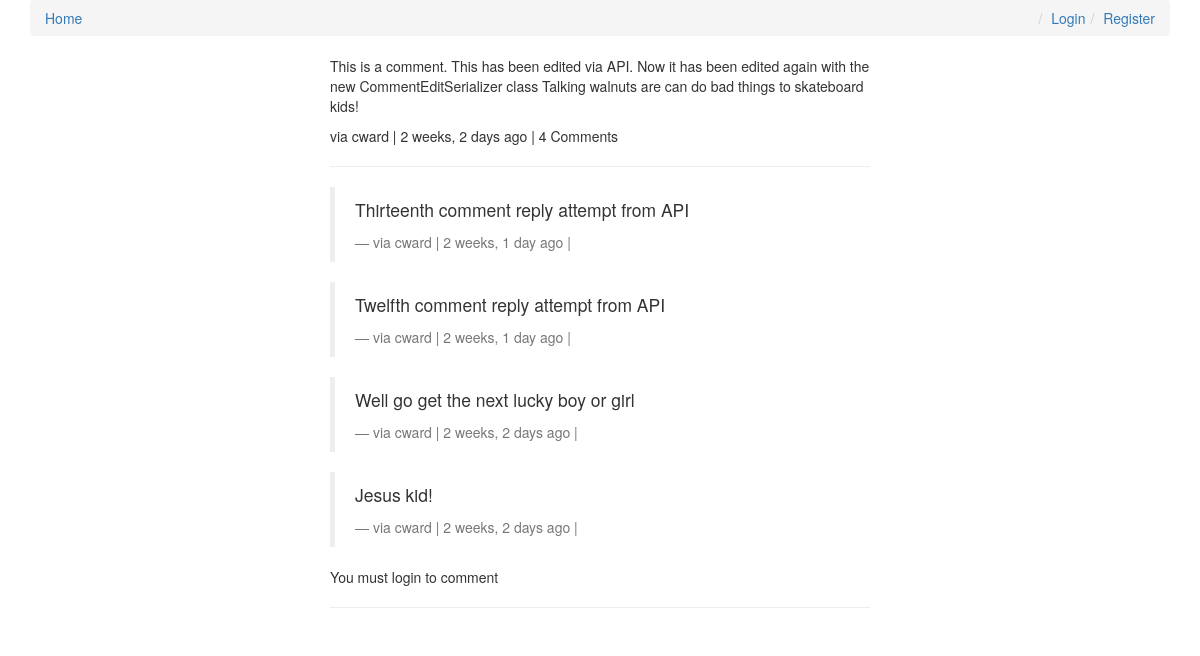
The app's page /comments/1/ with its own data.
### comments/models.py (models this page shows, shortened)
class Comment(models.Model):
    user        = models.ForeignKey(settings.AUTH_USER_MODEL, default=1)
    content_type = models.ForeignKey(ContentType, on_delete=models.CASCADE)
    object_id = models.PositiveIntegerField()
    content_object = GenericForeignKey('content_type', 'object_id')
    parent      = models.ForeignKey("self", null=True, blank=True)
    content     = models.TextField()
    timestamp   = models.DateTimeField(auto_now_add=True)
    objects = CommentManager()
    class Meta:
        ordering = ['-timestamp']
    def children(self): #replies
        return Comment.objects.filter(parent=self)
    @property
    def is_parent(self):
        if self.parent is not None:
            return False
        return True

### comments/views.py (the view, shortened to what this page needs)
# urls.py: url(r'^(?P<id>\d+)/$', comment_thread, name='thread'),
def comment_thread(request, id):
    try:
        obj = Comment.objects.get(id=id)
    except:
        raise Http404
    if not obj.is_parent:
        obj = obj.parent
    content_object = obj.content_object # Post that the comment is on
    content_id = obj.content_object.id
    initial_data = {
            "content_type": obj.content_type,
            "object_id": obj.object_id
    }
    form = CommentForm(request.POST or None, initial=initial_data)
    context = {
        "comment": obj,
        "form": form,
    }
    return render(request, "comment_thread.html", context)

### templates/comment_thread.html (shortened to what this page needs)
{% extends "base.html" %}
{% load urlify %}
{% load crispy_forms_tags %}
{% block content %}
<div class='col-sm-6 col-sm-offset-3'>
          <p>{{ comment.content }}</p>
          <footer>via {{ comment.user }} | {{ comment.timestamp|timesince }} ago | {% if comment.children.count > 0 %}{{ comment.children.count }} Comment{% if comment.children.count > 1 %}s{% endif %} {% endif %} </footer>
          <hr/>
          <div>
              {% for child_comment in comment.children %}
                <blockquote>
                <p>{{ child_comment.content }}</p>
                <footer>via {{ child_comment.user }} | {{ child_comment.timestamp|timesince }} ago | {% if request.user == child_comment.user %}<a href='{{ child_comment.get_delete_url }}'>Delete</a>{% endif %}</footer>
                </blockquote>
             {% endfor %}
             {% if request.user.is_authenticated %}
            <form method="POST" action="."> {% csrf_token %}
                {{ form|crispy }}
                <input type='hidden' name='parent_id' value='{{ comment.id }}'>
                <input type='submit' value='Reply' class='btn btn-default'>
            </form>
            {% else %}
            <p>You must login to comment </p>
            {% endif %}
        </div>
        <hr/>
</div>
{% endblock content %}

### records on screen
Comment: content "This is a comment. This has been edited via API. Now it has been edited again with the new CommentEditSerializer class Talking walnuts are can do bad things to skateboard kids!", user "cward", timestamp "2 weeks, 2 days", children.count "4"
Comment: content "Thirteenth comment reply attempt from API", user "cward", timestamp "2 weeks, 1 day"
Comment: content "Twelfth comment reply attempt from API", user "cward", timestamp "2 weeks, 1 day"
Comment: content "Well go get the next lucky boy or girl", user "cward", timestamp "2 weeks, 2 days"
Comment: content "Jesus kid!", user "cward", timestamp "2 weeks, 2 days"
